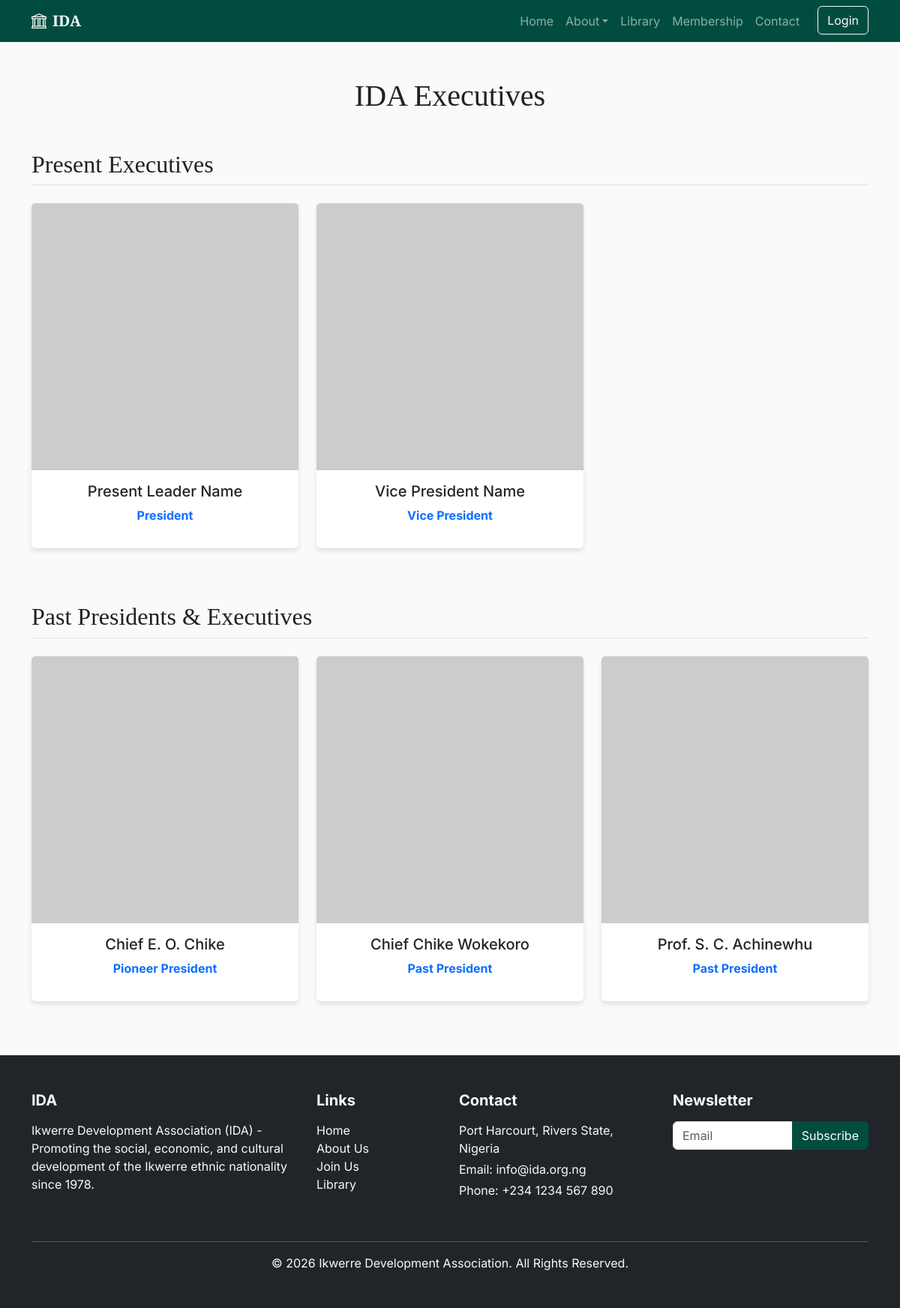
The app's page /executives.php with its own data.
### tables this page shows
CREATE TABLE IF NOT EXISTS `executives` (
  `id` int(11) NOT NULL AUTO_INCREMENT,
  `name` varchar(100) NOT NULL,
  `position` varchar(100) NOT NULL,
  `type` enum('present','past') NOT NULL DEFAULT 'present',
  `bio` text DEFAULT NULL,
  `photo` varchar(255) DEFAULT NULL,
  `order_weight` int(11) DEFAULT 0,
  PRIMARY KEY (`id`)
);

### executives.php (the view, shortened to what this page needs)
<?php
require_once 'includes/db.php';
include 'includes/header.php';
$present_execs = [];
$past_execs = [];
if (isset($pdo)) {
    $stmt = $pdo->query("SELECT * FROM executives ORDER BY type DESC, order_weight ASC");
    while ($row = $stmt->fetch()) {
        if ($row['type'] == 'present') {
            $present_execs[] = $row;
        } else {
            $past_execs[] = $row;
        }
    }
}
?>
<div class="container my-5">
    <h1 class="text-center mb-5">IDA Executives</h1>
    <section class="mb-5">
        <h2 class="border-bottom pb-2 mb-4">Present Executives</h2>
        <div class="row">
            <?php if (empty($present_execs)): ?>
                <p>Present executive information is being updated. Please check back soon.</p>
            <?php else: ?>
                <?php foreach ($present_execs as $exec): ?>
                    <div class="col-md-4 mb-4">
                        <div class="card h-100 text-center">
                            <img src="<?php echo $exec['photo'] ? 'uploads/executives/'.$exec['photo'] : 'https://via.placeholder.com/300?text=Executive'; ?>" class="card-img-top" alt="<?php echo $exec['name']; ?>">
                            <div class="card-body">
                                <h5 class="card-title"><?php echo $exec['name']; ?></h5>
                                <p class="card-text text-primary fw-bold"><?php echo $exec['position']; ?></p>
                            </div>
                        </div>
                    </div>
                <?php endforeach; ?>
            <?php endif; ?>
        </div>
    </section>
    <section>
        <h2 class="border-bottom pb-2 mb-4">Past Presidents & Executives</h2>
        <div class="row">
            <?php if (empty($past_execs)): ?>
                <p>No past executives available at this time.</p>
            <?php else: ?>
                <?php foreach ($past_execs as $exec): ?>
                    <div class="col-md-4 mb-4">
                        <div class="card h-100 text-center">
                            <img src="<?php echo $exec['photo'] ? 'uploads/executives/'.$exec['photo'] : 'https://via.placeholder.com/300?text=Executive'; ?>" class="card-img-top" alt="<?php echo $exec['name']; ?>">
                            <div class="card-body">
                                <h5 class="card-title"><?php echo $exec['name']; ?></h5>
                                <p class="card-text text-primary fw-bold"><?php echo $exec['position']; ?></p>
                            </div>
                        </div>
                    </div>
                <?php endforeach; ?>
            <?php endif; ?>
        </div>
    </section>
</div>
<?php include 'includes/footer.php'; ?>

### includes/header.php (shortened to what this page needs)
<!DOCTYPE html>
<html lang="en">
<head>
    <link rel="stylesheet" href="https://cdn.jsdelivr.net/npm/bootstrap@5.3.3/dist/css/bootstrap.min.css">
     <link rel="stylesheet" href="https://cdn.jsdelivr.net/npm/bootstrap-icons@1.11.3/font/bootstrap-icons.css">
    <link rel="stylesheet" href="css/style.css">
</head>
<body>
<?php include 'navbar.php'; ?>

### includes/navbar.php (shortened to what this page needs)
<nav class="navbar navbar-expand-lg navbar-dark bg-dark sticky-top">
    <div class="container">
        <a class="navbar-brand d-flex align-items-center" href="index.php">
            <i class="bi bi-bank me-2"></i>
            <span class="fw-bold">IDA</span>
        </a>
        <div class="collapse navbar-collapse" id="navbarNav">
            <ul class="navbar-nav ms-auto">
                <li class="nav-item"><a class="nav-link" href="index.php">Home</a></li>
                <li class="nav-item dropdown">
                    <a class="nav-link dropdown-toggle" href="#" id="aboutDropdown" role="button" data-bs-toggle="dropdown">About</a>
                </li>
                <li class="nav-item"><a class="nav-link" href="library.php">Library</a></li>
                <li class="nav-item"><a class="nav-link" href="membership.php">Membership</a></li>
                <li class="nav-item"><a class="nav-link" href="contact.php">Contact</a></li>
                <?php if(isset($_SESSION['member_id'])): ?>
                    <li class="nav-item"><a class="btn btn-outline-light ms-lg-3" href="profile.php">My Profile</a></li>
                    <li class="nav-item"><a class="nav-link" href="logout.php">Logout</a></li>
                <?php else: ?>
                    <li class="nav-item"><a class="btn btn-outline-light ms-lg-3" href="login.php">Login</a></li>
                <?php endif; ?>
            </ul>
        </div>
    </div>
</nav>

### includes/footer.php (shortened to what this page needs)
<footer class="bg-dark text-light py-5 mt-5">
    <div class="container">
        <div class="row">
            <div class="col-md-4 mb-4">
                <h5 class="fw-bold mb-3">IDA</h5>
                <p>Ikwerre Development Association (IDA) - Promoting the social, economic, and cultural development of the Ikwerre ethnic nationality since 1978.</p>
            </div>
            <div class="col-md-2 mb-4">
                <h5 class="fw-bold mb-3">Links</h5>
                <ul class="list-unstyled">
                    <li><a href="index.php" class="text-light text-decoration-none">Home</a></li>
                    <li><a href="about.php" class="text-light text-decoration-none">About Us</a></li>
                    <li><a href="membership.php" class="text-light text-decoration-none">Join Us</a></li>
                    <li><a href="library.php" class="text-light text-decoration-none">Library</a></li>
                </ul>
            </div>
            <div class="col-md-3 mb-4">
                <h5 class="fw-bold mb-3">Contact</h5>
                <p class="mb-1">Port Harcourt, Rivers State, Nigeria</p>
                <p class="mb-1">Email: info@ida.org.ng</p>
                <p>Phone: +234 1234 567 890</p>
            </div>
            <div class="col-md-3 mb-4">
                <h5 class="fw-bold mb-3">Newsletter</h5>
                <form>
                    <div class="input-group mb-3">
                        <input type="email" class="form-control" placeholder="Email" aria-label="Email">
                        <button class="btn btn-primary" type="button">Subscribe</button>
                    </div>
                </form>
            </div>
        </div>
        <hr class="bg-light">
        <div class="text-center">
            <p class="mb-0">&copy; <?php echo date("Y"); ?> Ikwerre Development Association. All Rights Reserved.</p>
        </div>
    </div>
</footer>
</body>
</html>

### css/style.css (style rules this page uses)
:root { --primary-color: #004d40; --secondary-color: #ffc107; --accent-color: #8d6e63; --text-dark: #212121; --text-light: #f5f5f5; }
body { font-family: 'Inter', sans-serif; color: var(--text-dark); background-color: #fafafa; }
h1, h2, h3, .navbar-brand { font-family: 'Playfair Display', serif; }
.navbar { background-color: var(--primary-color) !important; }
.btn-primary { background-color: var(--primary-color); border-color: var(--primary-color); }
.card { border: none; box-shadow: 0 4px 6px rgba(0,0,0,0.1); transition: transform 0.3s ease; }
footer { background-color: #1a1a1a !important; }

### records on screen
executives: name "Present Leader Name", position "President"
executives: name "Vice President Name", position "Vice President"
executives: name "Chief E. O. Chike", position "Pioneer President"
executives: name "Chief Chike Wokekoro", position "Past President"
executives: name "Prof. S. C. Achinewhu", position "Past President"
